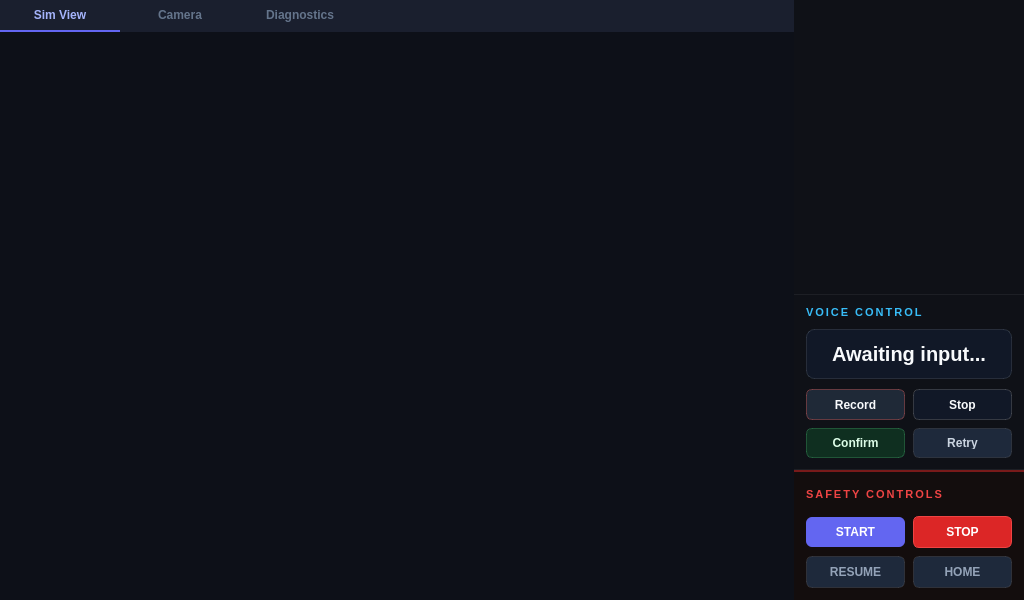
<?xml version="1.0" encoding="UTF-8"?>
<ui version="4.0">
 <class>MainWindow</class>
 <widget class="QMainWindow" name="MainWindow">
  <property name="geometry">
   <rect>
    <x>0</x>
    <y>0</y>
    <width>1024</width>
    <height>600</height>
   </rect>
  </property>
  <property name="minimumSize">
   <size>
    <width>1024</width>
    <height>600</height>
   </size>
  </property>
  <property name="font">
   <font>
    <family>Ubuntu</family>
    <pointsize>10</pointsize>
    <weight>50</weight>
    <bold>false</bold>
   </font>
  </property>
  <property name="styleSheet">
   <string notr="true">QMainWindow {
    background-color: #0f1117;
}</string>
  </property>
  <property name="windowTitle">
   <string>WordleBot</string>
  </property>
  <widget class="QWidget" name="centralwidget">
   <property name="styleSheet">
    <string notr="true">QWidget#centralwidget {
    background-color: #1a1f2e;
}</string>
   </property>
   <layout class="QHBoxLayout" name="horizontalLayout">
    <property name="spacing">
     <number>0</number>
    </property>
    <property name="leftMargin">
     <number>0</number>
    </property>
    <property name="topMargin">
     <number>0</number>
    </property>
    <property name="rightMargin">
     <number>0</number>
    </property>
    <property name="bottomMargin">
     <number>0</number>
    </property>
    <item>
     <widget class="QTabWidget" name="mainTab">
      <property name="minimumSize">
       <size>
        <width>680</width>
        <height>0</height>
       </size>
      </property>
      <property name="styleSheet">
       <string notr="true">QTabWidget {
    background-color: #1a1f2e;
}
QTabWidget::pane {
    background-color: #1a1f2e;
    border: none;
    border-top: 8px solid #1a1f2e;
    margin: 0px;
    padding: 0px;
    top: -8px;
}
QWidget#tab,
QWidget#tab_2,
QWidget#tab_3 {
    background-color: #0d1018;
}
QTabWidget::tab-bar {
    alignment: left;
}
QTabBar {
    background-color: #1a1f2e;
}
QTabBar::tab {
    background-color: transparent;
    color: #64748b;
    padding: 8px 20px;
    font-size: 9pt;
    font-weight: 600;
    border-bottom: 2px solid transparent;
    border-top: none;
    border-left: none;
    border-right: none;
    min-width: 80px;
}
QTabBar::tab:selected {
    color: #a5b4fc;
    border-bottom: 2px solid #6366f1;
    background-color: transparent;
}
QTabBar::tab:hover:!selected {
    color: #94a3b8;
    background-color: rgba(255, 255, 255, 0.04);
}</string>
      </property>
      <property name="currentIndex">
       <number>0</number>
      </property>
      <widget class="QWidget" name="tab">
       <attribute name="title">
        <string>Sim View</string>
       </attribute>
      </widget>
      <widget class="QWidget" name="tab_2">
       <attribute name="title">
        <string>Camera</string>
       </attribute>
      </widget>
      <widget class="QWidget" name="tab_3">
       <attribute name="title">
        <string>Diagnostics</string>
       </attribute>
      </widget>
     </widget>
    </item>
    <item>
     <layout class="QVBoxLayout" name="wordleColumnLayout">
      <property name="spacing">
       <number>0</number>
      </property>
      <property name="leftMargin">
       <number>0</number>
      </property>
      <property name="topMargin">
       <number>0</number>
      </property>
      <property name="rightMargin">
       <number>0</number>
      </property>
      <property name="bottomMargin">
       <number>0</number>
      </property>
      <item>
       <widget class="QWidget" name="wordle">
        <property name="sizePolicy">
         <sizepolicy hsizetype="Preferred" vsizetype="Expanding">
          <horstretch>0</horstretch>
          <verstretch>1</verstretch>
         </sizepolicy>
        </property>
        <property name="minimumSize">
         <size>
          <width>230</width>
          <height>0</height>
         </size>
        </property>
        <property name="styleSheet">
         <string notr="true">QWidget#wordle {
    background-color: #0f1117;
    border: none;
}</string>
        </property>
       </widget>
      </item>
      <item>
       <widget class="QWidget" name="voiceControls">
        <property name="sizePolicy">
         <sizepolicy hsizetype="Preferred" vsizetype="Fixed">
          <horstretch>0</horstretch>
          <verstretch>0</verstretch>
         </sizepolicy>
        </property>
        <property name="minimumSize">
         <size>
          <width>0</width>
          <height>176</height>
         </size>
        </property>
        <property name="maximumSize">
         <size>
          <width>16777215</width>
          <height>176</height>
         </size>
        </property>
        <property name="styleSheet">
         <string notr="true">QWidget#voiceControls {
    background-color: #0f1117;
    border-top: 1px solid rgba(255, 255, 255, 0.06);
    border-bottom: 1px solid rgba(255, 255, 255, 0.06);
}
QLabel#voiceLabel {
    color: #38bdf8;
    font-size: 8pt;
    font-weight: 700;
    letter-spacing: 2px;
    background: transparent;
}
QFrame#voiceTranscriptFrame {
    background-color: #111827;
    border: 1px solid rgba(148, 163, 184, 0.18);
    border-radius: 8px;
}
QLabel#voiceTranscriptValue {
    color: #f8fafc;
    font-size: 15pt;
    font-weight: 700;
    background: transparent;
}
QPushButton#voiceRecordButton,
QPushButton#voiceStopButton,
QPushButton#voiceConfirmButton,
QPushButton#voiceRetryButton {
    border-radius: 6px;
    font-size: 9pt;
    font-weight: 700;
    padding: 8px 0px;
}
QPushButton#voiceRecordButton {
    background-color: #1f2937;
    color: #f8fafc;
    border: 1px solid rgba(248, 113, 113, 0.35);
}
QPushButton#voiceRecordButton:hover {
    background-color: #273244;
}
QPushButton#voiceStopButton {
    background-color: #111827;
    color: #f8fafc;
    border: 1px solid rgba(255, 255, 255, 0.16);
}
QPushButton#voiceStopButton:hover {
    background-color: #1b2432;
}
QPushButton#voiceConfirmButton {
    background-color: #0f2f20;
    color: #dcfce7;
    border: 1px solid rgba(74, 222, 128, 0.28);
}
QPushButton#voiceConfirmButton:hover {
    background-color: #16402d;
}
QPushButton#voiceRetryButton {
    background-color: #1e293b;
    color: #cbd5e1;
    border: 1px solid rgba(255, 255, 255, 0.1);
}
QPushButton#voiceRetryButton:hover {
    background-color: #273449;
}</string>
        </property>
        <layout class="QVBoxLayout" name="voiceControlsLayout">
         <property name="leftMargin">
          <number>12</number>
         </property>
         <property name="topMargin">
          <number>12</number>
         </property>
         <property name="rightMargin">
          <number>12</number>
         </property>
         <property name="bottomMargin">
          <number>12</number>
         </property>
         <property name="spacing">
          <number>10</number>
         </property>
         <item>
          <widget class="QLabel" name="voiceLabel">
           <property name="text">
            <string>VOICE CONTROL</string>
           </property>
          </widget>
         </item>
         <item>
          <widget class="QFrame" name="voiceTranscriptFrame">
           <property name="frameShape">
            <enum>QFrame::StyledPanel</enum>
           </property>
           <property name="frameShadow">
            <enum>QFrame::Raised</enum>
           </property>
           <layout class="QVBoxLayout" name="voiceTranscriptLayout">
            <property name="leftMargin">
             <number>12</number>
            </property>
            <property name="topMargin">
             <number>12</number>
            </property>
            <property name="rightMargin">
             <number>12</number>
            </property>
            <property name="bottomMargin">
             <number>12</number>
            </property>
            <item>
             <widget class="QLabel" name="voiceTranscriptValue">
              <property name="text">
               <string>Awaiting input...</string>
              </property>
              <property name="alignment">
               <set>Qt::AlignCenter</set>
              </property>
             </widget>
            </item>
           </layout>
          </widget>
         </item>
         <item>
          <layout class="QGridLayout" name="voiceButtonsLayout">
           <property name="horizontalSpacing">
            <number>8</number>
           </property>
           <property name="verticalSpacing">
            <number>8</number>
           </property>
           <item row="0" column="0">
            <widget class="QPushButton" name="voiceRecordButton">
             <property name="text">
              <string>Record</string>
             </property>
            </widget>
           </item>
           <item row="0" column="1">
            <widget class="QPushButton" name="voiceStopButton">
             <property name="text">
              <string>Stop</string>
             </property>
            </widget>
           </item>
           <item row="1" column="0">
            <widget class="QPushButton" name="voiceConfirmButton">
             <property name="text">
              <string>Confirm</string>
             </property>
            </widget>
           </item>
           <item row="1" column="1">
            <widget class="QPushButton" name="voiceRetryButton">
             <property name="text">
              <string>Retry</string>
             </property>
            </widget>
           </item>
          </layout>
         </item>
        </layout>
       </widget>
      </item>
      <item>
       <widget class="QWidget" name="safetyControls">
        <property name="sizePolicy">
         <sizepolicy hsizetype="Preferred" vsizetype="Fixed">
          <horstretch>0</horstretch>
          <verstretch>0</verstretch>
         </sizepolicy>
        </property>
        <property name="minimumSize">
         <size>
          <width>0</width>
          <height>130</height>
         </size>
        </property>
        <property name="maximumSize">
         <size>
           <width>16777215</width>
          <height>130</height>
         </size>
        </property>
        <property name="styleSheet">
         <string notr="true">QWidget#safetyControls {
    background-color: #130d0d;
    border-top: 2px solid rgba(220, 38, 38, 0.5);
}
QPushButton {
    border-radius: 6px;
    font-size: 9pt;
    font-weight: 700;
    padding: 8px 0px;
}
QPushButton#pushButton {
    background-color: #6366f1;
    color: white;
    border: none;
}
QPushButton#pushButton:hover {
    background-color: #4f52d4;
}
QPushButton#pushButton:pressed {
    background-color: #4338ca;
}
QPushButton#pushButton_4 {
    background-color: #dc2626;
    color: white;
    border: 1px solid #ef4444;
}
QPushButton#pushButton_4:hover {
    background-color: #b91c1c;
}
QPushButton#pushButton_4:pressed {
    background-color: #991b1b;
}
QPushButton#pushButton_2,
QPushButton#pushButton_3 {
    background-color: #1e293b;
    color: #94a3b8;
    border: 1px solid rgba(255, 255, 255, 0.1);
}
QPushButton#pushButton_2:hover,
QPushButton#pushButton_3:hover {
    background-color: #273449;
}
QPushButton#pushButton_2:pressed,
QPushButton#pushButton_3:pressed {
    background-color: #1a2438;
}</string>
        </property>
        <layout class="QVBoxLayout" name="safetyControlsLayout">
         <property name="leftMargin">
          <number>12</number>
         </property>
         <property name="topMargin">
          <number>10</number>
         </property>
         <property name="rightMargin">
          <number>12</number>
         </property>
         <property name="bottomMargin">
          <number>12</number>
         </property>
         <property name="spacing">
          <number>8</number>
         </property>
         <item>
          <widget class="QLabel" name="safetyLabel">
           <property name="text">
            <string>SAFETY CONTROLS</string>
           </property>
           <property name="styleSheet">
            <string notr="true">QLabel#safetyLabel {
    color: #ef4444;
    font-size: 8pt;
    font-weight: 700;
    letter-spacing: 2px;
    background: transparent;
    border: none;
    padding: 0px;
}</string>
           </property>
          </widget>
         </item>
         <item>
          <layout class="QGridLayout" name="gridLayout">
           <property name="horizontalSpacing">
            <number>8</number>
           </property>
           <property name="verticalSpacing">
            <number>8</number>
           </property>
           <item row="0" column="0">
            <widget class="QPushButton" name="pushButton">
             <property name="text">
              <string>START</string>
             </property>
            </widget>
           </item>
           <item row="1" column="0">
            <widget class="QPushButton" name="pushButton_2">
             <property name="text">
              <string>RESUME</string>
             </property>
            </widget>
           </item>
           <item row="1" column="1">
            <widget class="QPushButton" name="pushButton_3">
             <property name="text">
              <string>HOME</string>
             </property>
            </widget>
           </item>
           <item row="0" column="1">
            <widget class="QPushButton" name="pushButton_4">
             <property name="text">
              <string>STOP</string>
             </property>
            </widget>
           </item>
          </layout>
         </item>
        </layout>
       </widget>
      </item>
     </layout>
    </item>
   </layout>
   <zorder>mainTab</zorder>
   <zorder>wordle</zorder>
   <zorder>pushButton</zorder>
   <zorder>pushButton_2</zorder>
   <zorder>pushButton_3</zorder>
   <zorder>pushButton_4</zorder>
  </widget>
 </widget>
 <resources/>
 <connections/>
</ui>
